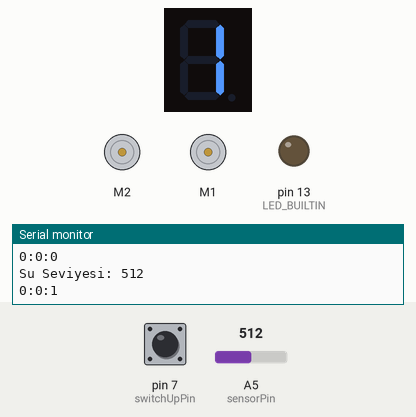
This sketch was run on a simulated Arduino Uno, built with avr-gcc and run on an emulated ATmega328P. Parts: 1-digit seven-segment display, 2 × DC motor (green arrow = forward, orange = backward, longer = faster), output pins drawn as LEDs (lit = HIGH), the last lines printed to the serial monitor. Wiring (inferred from the names in the program): 1-digit 7-segment display, segments lit when LOW: segments pin 3, pin 2, pin 4, pin 5, pin 6, pin 8, pin 9. Inputs (shaded band) come from the test bench; at power-on: A5 (sensorPin) = 512, pin 7 (switchUpPin) LOW. The local clock reads 2024-03-15 10:24:30 at power-on unless the sketch sets it; the segment pins are drawn as the display they are named for; pins used as bus, display or sensor lines are not drawn.

Above: at 1.8 s.
1.9 s: A5 (sensorPin) set to 463
3.4 s: A5 (sensorPin) set to 432
At 5.2 s:
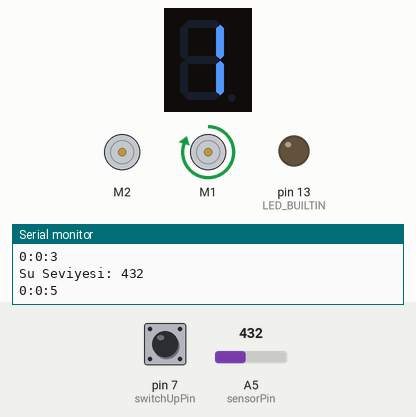
5.5 s: pin 7 (switchUpPin) pulled HIGH for 3.2 s
At 8.2 s:
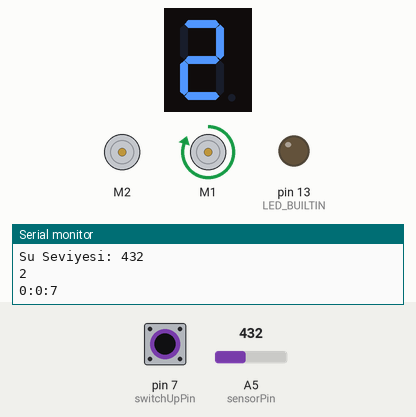
10.2 s: pin 7 (switchUpPin) pulled HIGH for 1.25 s
At 12.4 s:
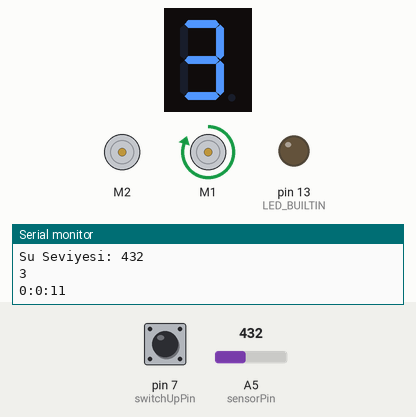
Timing chart, 0 to 13.9 s (numbered marks = the images above; inputs shaded):
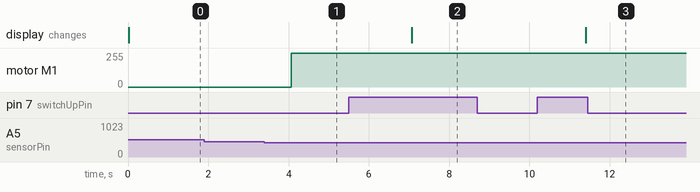

Measured:
- the behaviour switches between 451 and 450 on A5 (sensorPin) (found by bisection; images 0 and 1)
- after the input at 3.4 s, motor M1: stopped → forward 254/255 after 0.66 s
- after the input at 5.5 s, the display: changes after 1.6 s (image 2)
- after the input at 10.2 s, the display: changes after 1.2 s (image 3)

The sketch:

MamaOtomati.ino
```cpp
#include <virtuabotixRTC.h>
#include <AFMotor.h>
//
#define sensorPower 10
#define sensorPin A5

AF_DCMotor motor(1,MOTOR12_64KHZ);
AF_DCMotor motor2(2,MOTOR12_64KHZ);

virtuabotixRTC Saat(A1, A2, A3);                                //CLK -> A1, Data -> A2, RST -> A3

//7 segment pinleri
int A = 3;
int B = 2;
int C = 4;
int D = 5;
int E = 6;
int F = 8;
int G = 9;

int switchUpPin = 7;

int buttonUpState = 0;
int lastButtonUpState = 0;

int counter = 1;                                                // Ekranda yazan sayı

int val=0;                                                      // su seviyesi

void setup()
{
  Serial.begin(9600);

  motor2.setSpeed(254);
  motor.setSpeed(254);

  pinMode(LED_BUILTIN, OUTPUT);
  Saat.setDS1302Time(0,0,0,0,0,0,0);

  pinMode(sensorPower, OUTPUT);
  digitalWrite(sensorPower, LOW);

  pinMode(A, OUTPUT);
  pinMode(B, OUTPUT);
  pinMode(C, OUTPUT);
  pinMode(D, OUTPUT);
  pinMode(E, OUTPUT);
  pinMode(F, OUTPUT);
  pinMode(G, OUTPUT);
}

void loop()
{
  int level = readSensor();
  Serial.print("Su Seviyesi: ");
  Serial.println(level);

  //Su seviyesine göre dalgıç motoru çalıştırma
  if(level <= 450){
    motor.run(FORWARD);
    delay(1000);
  }

  buttonUpState = digitalRead(switchUpPin);

  //Butonun basılma yada normal durumunda olduğunun kontrolu
  if (buttonUpState != lastButtonUpState)
  {
    if (buttonUpState == HIGH)
    {
      //Ekrandaki değeri 1'e resetleme
      if(counter == 9)
      {
        counter = 0;
      }
      counter++;
      Serial.println(counter);
      changeNumber(counter);
      delay(250);
    }
   delay(50);
  }

  changeNumber(counter);

  Saat.updateTime();
  Serial.print(Saat.hours);  //Saat
  Serial.print(":");
  Serial.print(Saat.minutes);  //Dakika
  Serial.print(":");
  Serial.print(Saat.seconds);
  Serial.print("\n");
  delay(1000);

  //Ekranda yazan sayı kadar her vakit geçtiğinde mama motorunu çalıştırma
  if(counter==Saat.minutes)
  {
    motor2.setSpeed(254);
    motor2.run(FORWARD);
    delay(3000);
    motor2.run(RELEASE);
    delay(60000);
  }

}

//Bu fonksiyon sensörden okunan değeri almak için
int readSensor() {
  digitalWrite(sensorPower, HIGH);
  delay(10);
  val = analogRead(sensorPin);
  digitalWrite(sensorPower, LOW);
  return val;
}

//7 segment display sayılarını oluşturma fonksiyonu
void changeNumber(int buttonPress)
{
  switch (buttonPress)
  {
    case 1:
      digitalWrite(A, HIGH);
      digitalWrite(B, LOW);
      digitalWrite(C, LOW);
      digitalWrite(D, HIGH);
      digitalWrite(E, HIGH);
      digitalWrite(F, HIGH);
      digitalWrite(G, HIGH);
      break;

    case 2:
      digitalWrite(A, LOW);
      digitalWrite(B, LOW);
      digitalWrite(C, HIGH);
      digitalWrite(D, LOW);
      digitalWrite(E, LOW);
      digitalWrite(F, HIGH);
      digitalWrite(G, LOW);
      break;

    case 3:
      digitalWrite(A, LOW);
      digitalWrite(B, LOW);
      digitalWrite(C, LOW);
      digitalWrite(D, LOW);
      digitalWrite(E, HIGH);
      digitalWrite(F, HIGH);
      digitalWrite(G, LOW);
      break;

    case 4:
      digitalWrite(A, HIGH);
      digitalWrite(B, LOW);
      digitalWrite(C, LOW);
      digitalWrite(D, HIGH);
      digitalWrite(E, HIGH);
      digitalWrite(F, LOW);
      digitalWrite(G, LOW);
      break;
    //number 5
    case 5:
      digitalWrite(A, LOW);
      digitalWrite(B, HIGH);
      digitalWrite(C, LOW);
      digitalWrite(D, LOW);
      digitalWrite(E, HIGH);
      digitalWrite(F, LOW);
      digitalWrite(G, LOW);
      break;

    case 6:
      digitalWrite(A, LOW);
      digitalWrite(B, HIGH);
      digitalWrite(C, LOW);
      digitalWrite(D, LOW);
      digitalWrite(E, LOW);
      digitalWrite(F, LOW);
      digitalWrite(G, LOW);
      break;

    case 7:
      digitalWrite(A, LOW);
      digitalWrite(B, LOW);
      digitalWrite(C, LOW);
      digitalWrite(D, HIGH);
      digitalWrite(E, HIGH);
      digitalWrite(F, HIGH);
      digitalWrite(G, HIGH);
      break;

    case 8:
      digitalWrite(A, LOW);
      digitalWrite(B, LOW);
      digitalWrite(C, LOW);
      digitalWrite(D, LOW);
      digitalWrite(E, LOW);
      digitalWrite(F, LOW);
      digitalWrite(G, LOW);
      break;

    case 9:
      digitalWrite(A, LOW);
      digitalWrite(B, LOW);
      digitalWrite(C, LOW);
      digitalWrite(D, LOW);
      digitalWrite(E, HIGH);
      digitalWrite(F, LOW);
      digitalWrite(G, LOW);
      break;
  }
}
```
